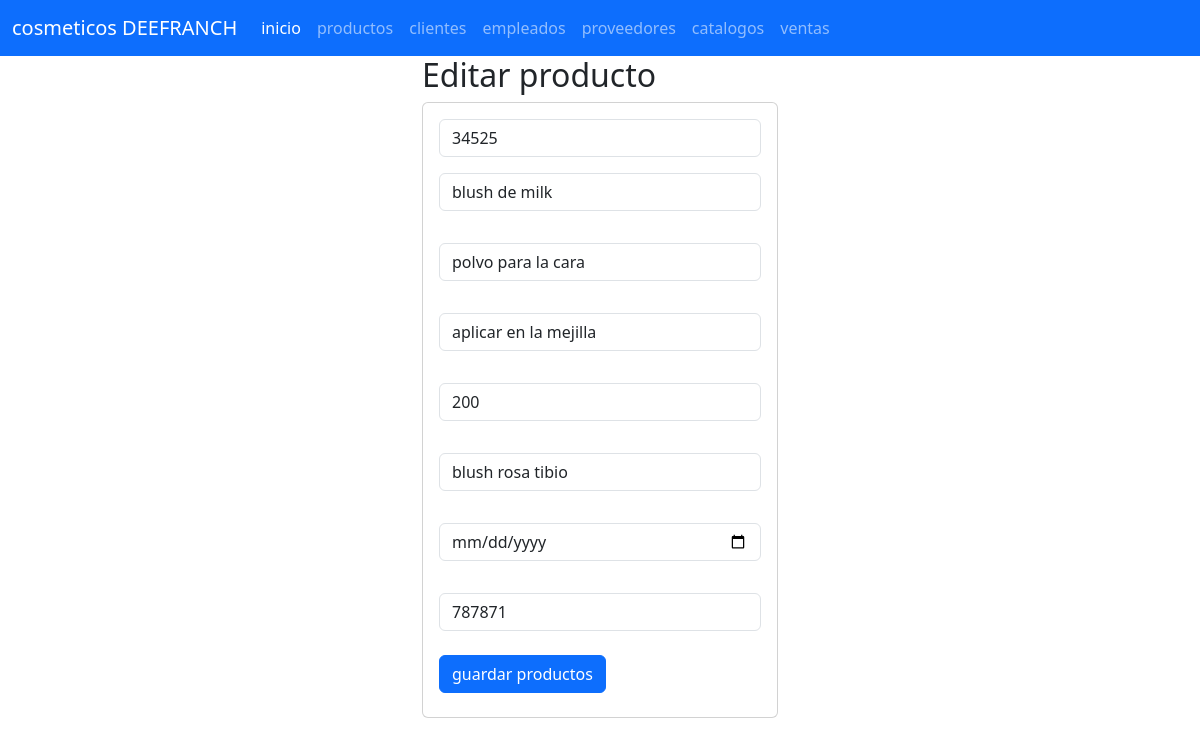
Screenshot of /seleccionarproducto/34525 with the database file from the repository.
### productos_app/models.py (models this page shows, shortened)
class Productos(models.Model):
    codigo=models.CharField(primary_key=True,max_length=6)
    nombre=models.CharField(max_length=100)
    costo=models.CharField(max_length=100)
    descripcion= models.CharField(max_length=10)
    instrucciones=models.CharField(max_length=100)
    ingredientes=models.CharField(max_length=100)
    caducidad = models.DateField(null=True, blank=True)
    id_proveedor=models.CharField (max_length=50, null=True)

### productos_app/views.py (the view)
# urls.py: path("seleccionarproducto/<codigo>",views.SeleccionarProducto,name="seleccionarproducto"),
def SeleccionarProducto(request,codigo):
    losprodu=Productos.objects.get(codigo=codigo)
    return render(request,"editarprodu.html",{"losprodu":losprodu})

### productos_app/templates/editarprodu.html
{% extends "base.html" %}
{% block cuerpo  %}
<div class="row">
    <div class="col-md-4 offset-md-4">
<h2>Editar producto</h2>
<div class="card">
    <div class="card-body">
        <form action="/editarproducto/" method="POST">{% csrf_token %}
            <div class="form-group">
                <input type="text" id="txtcod" name="txtcod" class="form-control" placeholder="codigo Producto" value="{{losprodu.codigo}}" minlenght="6" maxLenght="6" required>
            </div>
            <div class="form-group py-3">
                <input type="text" id="txtnombre" name="txtnombre"class="form-control" placeholder="nombre" value="{{losprodu.nombre}}"  maxLenght="100" required>
            </div>
            <div class="form-group py-3">
                <input type="text" id="txtingre" name="txtingre"class="form-control" placeholder="ingredientes" value="{{losprodu.ingredientes}}"   maxLenght="100" required>
            </div>
            <div class="form-group py-3">
                <input type="text" id="txtinstru" name="txtinstru" class="form-control" placeholder="instrucciones" value="{{losprodu.instrucciones}}"  maxLenght="100" required>
            </div>
            <div class="form-group py-3">
                <input type="text" id="numcosto" name="numcosto" class="form-control" placeholder="costo" value="{{losprodu.costo}}"  maxLenght="100" required>
            </div>
            <div class="form-group py-3">
                <input type="text" id="txtdescri" name="txtdescri" class="form-control" placeholder="descripcion" value="{{losprodu.descripcion}}"  maxLenght="100" required>
            </div>
            <div class="form-group py-3">
                <input type="date" id="numcadu" name="numcadu" class="form-control"  value="{{losprodu.caducidad}}"   required>
            </div>
            <div class="form-group py-3">
                <input type="text" id="txtprov" name="txtprov" class="form-control" placeholder=" ID proveedor" value="{{losprodu.id_proveedor}}"  maxLenght="100" required>
            </div>
            <div class="form-group py-2">
                <button type="submit" class="btn btn-primary">guardar productos</button>
            </div>
        </form>
    </div>
</div>
    </div>
</div>
{% endblock  %}

### rows the page displays
Productos: txtcod "34525", txtnombre "blush de milk", txtingre "polvo para la cara", txtinstru "aplicar en la mejilla", numcosto "200", txtdescri "blush rosa tibio", txtprov "787871"
